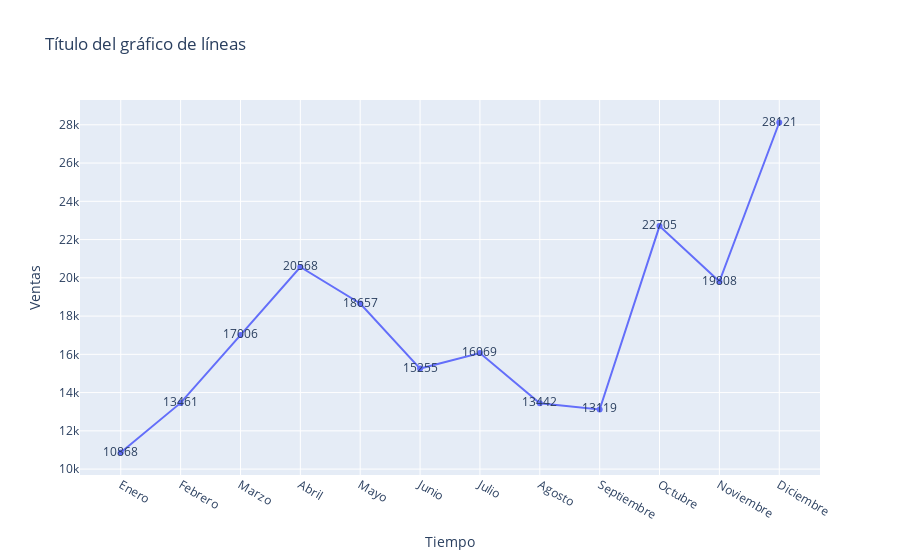

Notebook code for this chart:
### Markdown cell above
¿Hubo algún mes que se destacó en términos de ventas?

### Code cell
ventas = []
for mes in meses:
  #extraigo la suma de la Cantidad Pedida por cada mes
    cantidades = dataframes[mes][['Cantidad Pedida']].sum()
    cantidades = cantidades.values
    cantidades = int(cantidades[0])
    ventas.append(cantidades)

fig = px.line(x = meses, y = ventas,
      text= ventas,
            title = "Título del gráfico de líneas",
                  labels = {'x': 'Tiempo', 'y':'Ventas'},
                                      markers = True)

fig.show()

### Figure 1 — Plotly figure (JSON) as saved in the notebook; plotly's stock layout.template omitted (floating-point values rounded to 4 significant figures)
{"data": [{"hovertemplate": "Tiempo=%{x}<br>Ventas=%{y}<br>text=%{text}<extra></extra>", "legendgroup": "", "line": {"color": "#636efa", "dash": "solid"}, "marker": {"symbol": "circle"}, "mode": "lines+markers+text", "name": "", "orientation": "v", "showlegend": false, "text": [10868, 13461, 17006, 20568, 18657, 15255, 16069, 13442, 13119, 22705, 19808, 28121], "type": "scatter", "x": ["Enero", "Febrero", "Marzo", "Abril", "Mayo", "Junio", "Julio", "Agosto", "Septiembre", "Octubre", "Noviembre", "Diciembre"], "xaxis": "x", "y": [10868, 13461, 17006, 20568, 18657, 15255, 16069, 13442, 13119, 22705, 19808, 28121], "yaxis": "y"}], "layout": {"legend": {"tracegroupgap": 0}, "title": {"text": "Título del gráfico de líneas"}, "xaxis": {"anchor": "y", "domain": [0, 1], "title": {"text": "Tiempo"}}, "yaxis": {"anchor": "x", "domain": [0, 1], "title": {"text": "Ventas"}}}}
